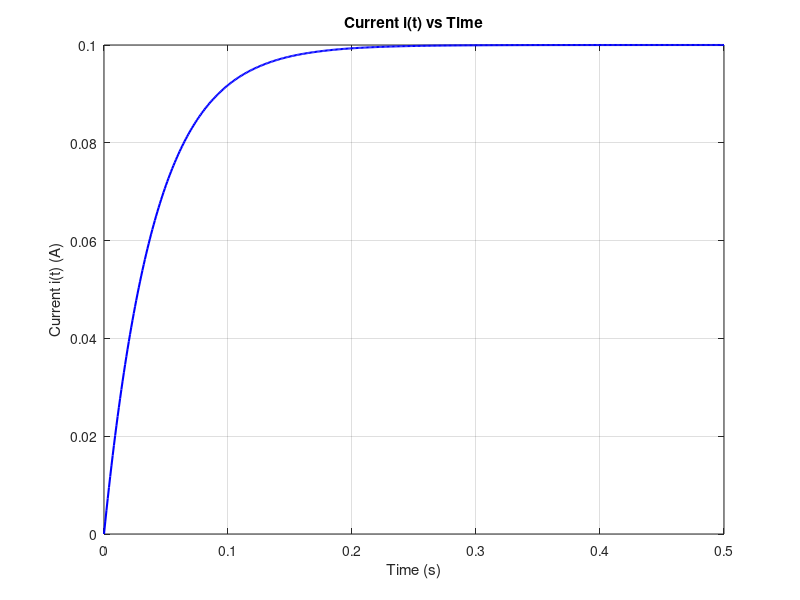
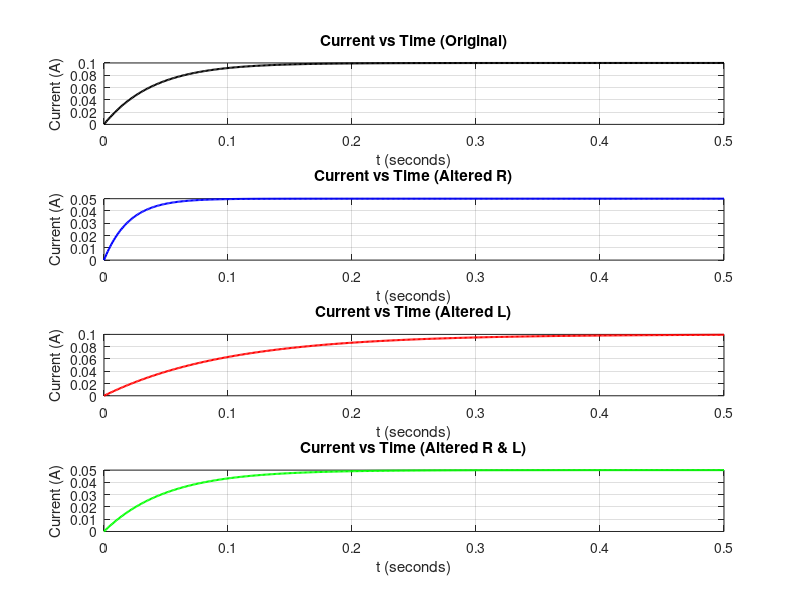
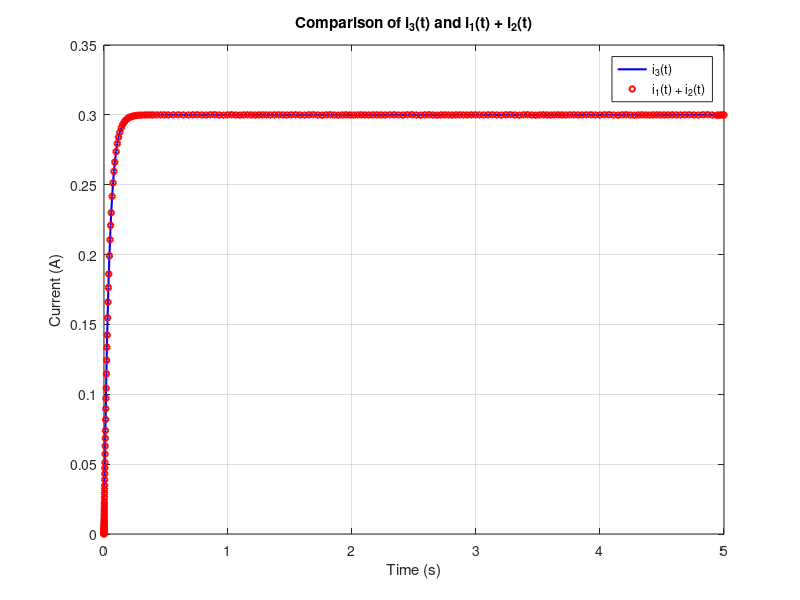
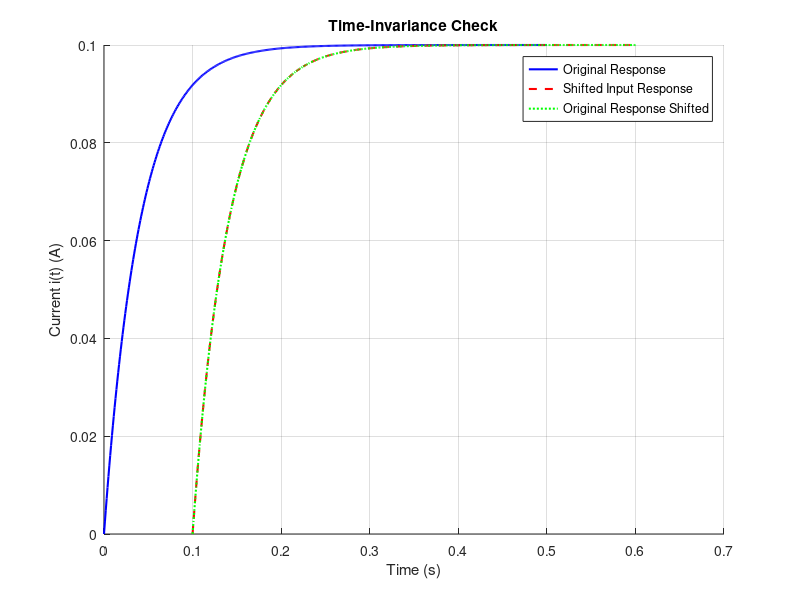

Reproduce these figures in MATLAB, in order.
%% Given Parameters
R = 50;             % Resistance
L = 2;              % Inductance

%% Question 3.2
V = 5;

% Use ODE45
tspan = 0:0.001:0.5;
i0 = 0;
ode_function = @(t, i) (V - R * i) / L;
[t,i] = ode45(ode_function, tspan, i0);

%Plot
figure;
plot(t, i, 'b', 'LineWidth', 1.5);
xlabel('Time (s)');
ylabel('Current i(t) (A)');
title('Current i(t) vs Time');
grid on;

saveas(gcf, 'Figures/figure32.png');

%% Question 3.3
tspan = 0:0.001:0.5;
i0 = 0;

% Original 
R = 50; % Resistance 
L = 2; % Inductance 
V = 5;

ode_function1 = @(t, i) (V - R * i) / L; 
[t1, i1] = ode45(ode_function1, tspan, i0);

% Altered R 
R = 100; % Resistance 

ode_function2 = @(t, i) (V - R * i) / L; 
[t2, i2] = ode45(ode_function2, tspan, i0);

% Altered L 
R = 50; % Reset Resistance
L = 5; % Alter Inductance

ode_function3 = @(t, i) (V - R * i) / L; 
[t3, i3] = ode45(ode_function3, tspan, i0);

% Both Altered 
R = 100; % Resistance 
L = 5; % Inductance 

ode_function4 = @(t, i) (V - R * i) / L; 
[t4, i4] = ode45(ode_function4, tspan, i0);

% Create Figure Directory
if ~exist('Figures', 'dir')
    mkdir('Figures');
end

% Plot
figure;

subplot(4, 1, 1); 
plot(t1, i1, 'k', 'LineWidth', 1.5); 
xlabel('t (seconds)'); ylabel('Current (A)'); 
title('Current vs Time (Original)'); 
grid on;

subplot(4, 1, 2); 
plot(t2, i2, 'b', 'LineWidth', 1.5); 
xlabel('t (seconds)'); ylabel('Current (A)'); 
title('Current vs Time (Altered R)'); 
grid on;

subplot(4, 1, 3); 
plot(t3, i3, 'r', 'LineWidth', 1.5); 
xlabel('t (seconds)'); ylabel('Current (A)'); 
title('Current vs Time (Altered L)'); 
grid on;

subplot(4, 1, 4); 
plot(t4, i4, 'g', 'LineWidth', 1.5); 
xlabel('t (seconds)'); ylabel('Current (A)'); 
title('Current vs Time (Altered R & L)'); 
grid on;

% Save Figure
saveas(gcf, 'Figures/figure33.png');


%% Question 3.4 - Verifying Linearity
% Parameters
R = 50;          % Resistance
L = 2;           % Inductance
i0 = 0;          
tspan = [0 5];   

% Vs1 Scenario
Vs1 = 5; 
ode_function5 = @(t, i) (Vs1 - R * i) / L;
[t1, i1] = ode45(ode_function5, tspan, i0);

% Vs2 Scenario
Vs2 = 10; 
ode_function6 = @(t, i) (Vs2 - R * i) / L;
[t2, i2] = ode45(ode_function6, tspan, i0);

% Vs3 Scenario
Vs3 = 15; 
ode_function7 = @(t, i) (Vs3 - R * i) / L;
[t3, i3] = ode45(ode_function7, tspan, i0);

% Interpolate i2 onto t1 so they have the same size
i2_interp = interp1(t2, i2, t1, 'linear');

% Compute the sum of i1(t) and i2(t) with matching sizes
i_sum = i1 + i2_interp;

% Interpolate i3 onto t1 for a fair comparison
i3_interp = interp1(t3, i3, t1, 'linear');

% Plot 
figure;

plot(t1, i3_interp, 'b-', 'LineWidth', 1.5); 
hold on;

plot(t1, i_sum, 'ro', 'LineWidth', 1.5, 'MarkerSize', 4); 

xlabel('Time (s)');
ylabel('Current (A)');
title('Comparison of i_3(t) and i_1(t) + i_2(t)');
legend('i_3(t)', 'i_1(t) + i_2(t)', 'Location', 'Best');
grid on;

% Save the figure
saveas(gcf, 'Figures/figure34.png');

%% Question 3.4 - Verifying Time-Invariance
% Parameters
R = 50;          % Resistance
L = 2;           % Inductance
V = 5;          % Constant input voltage
i0 = 0;          % Initial current
tspan = 0:0.001:0.5;  % Original time span

% Original System Response
ode_function_original = @(t, i) (V - R * i) / L;
[t_original, i_original] = ode45(ode_function_original, tspan, i0);

% Time-Shifted System (Delay by td)
td = 0.1;  % Time delay in seconds
tspan_shifted = tspan + td;  % Shift time span

% System with Time-Shifted Input
ode_function_shifted = @(t, i) (V - R * i) / L;
[t_shifted, i_shifted] = ode45(ode_function_shifted, tspan_shifted, i0);

% Time-Shift Original Output by td
i_original_delayed = interp1(t_original, i_original, t_shifted - td, 'linear');

% Plotting
figure;
hold on;
plot(t_original, i_original, 'b', 'LineWidth', 1.5);  % Original output
plot(t_shifted, i_shifted, 'r--', 'LineWidth', 1.5);  % Shifted output
plot(t_shifted, i_original_delayed, 'g:', 'LineWidth', 1.5);  % Interpolated original

xlabel('Time (s)');
ylabel('Current i(t) (A)');
title('Time-Invariance Check');
legend('Original Response', 'Shifted Input Response', 'Original Response Shifted', 'Location', 'Best');
grid on;

% Save the figure
saveas(gcf, 'Figures/figure35.png');
